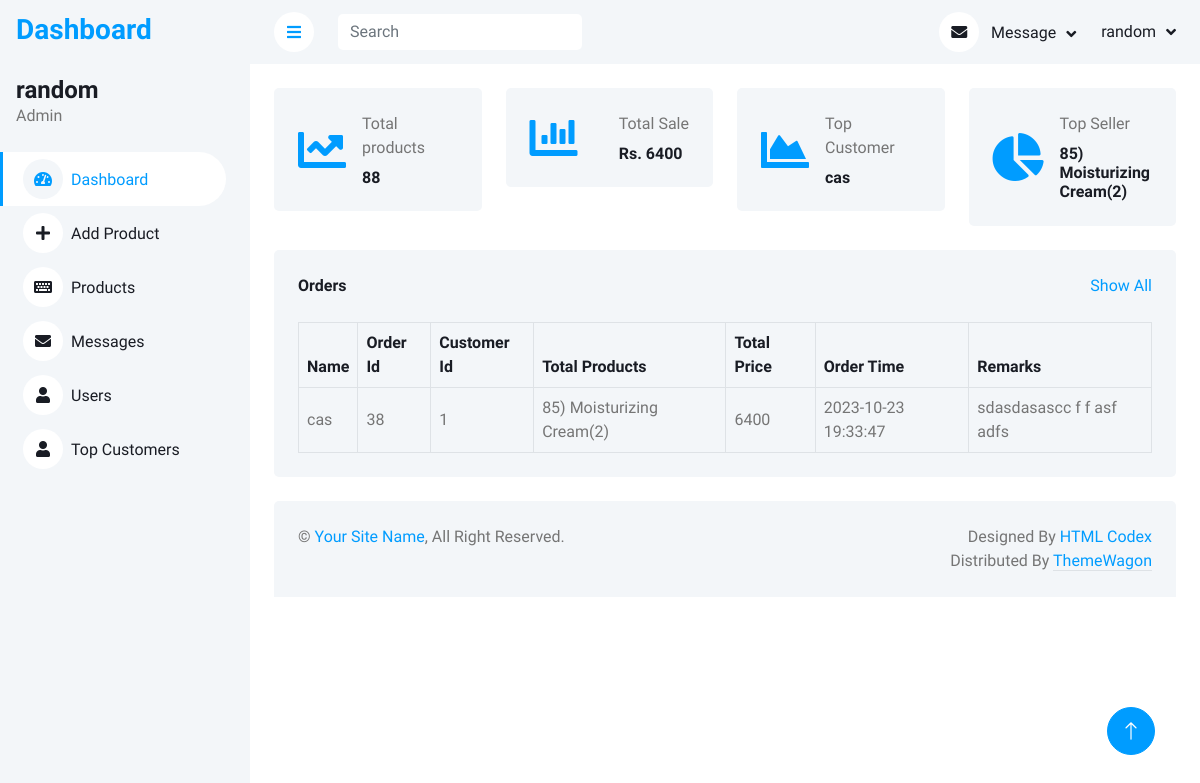
The page /admin-panel/dashborad.php (signed in) on the database as committed earlier.
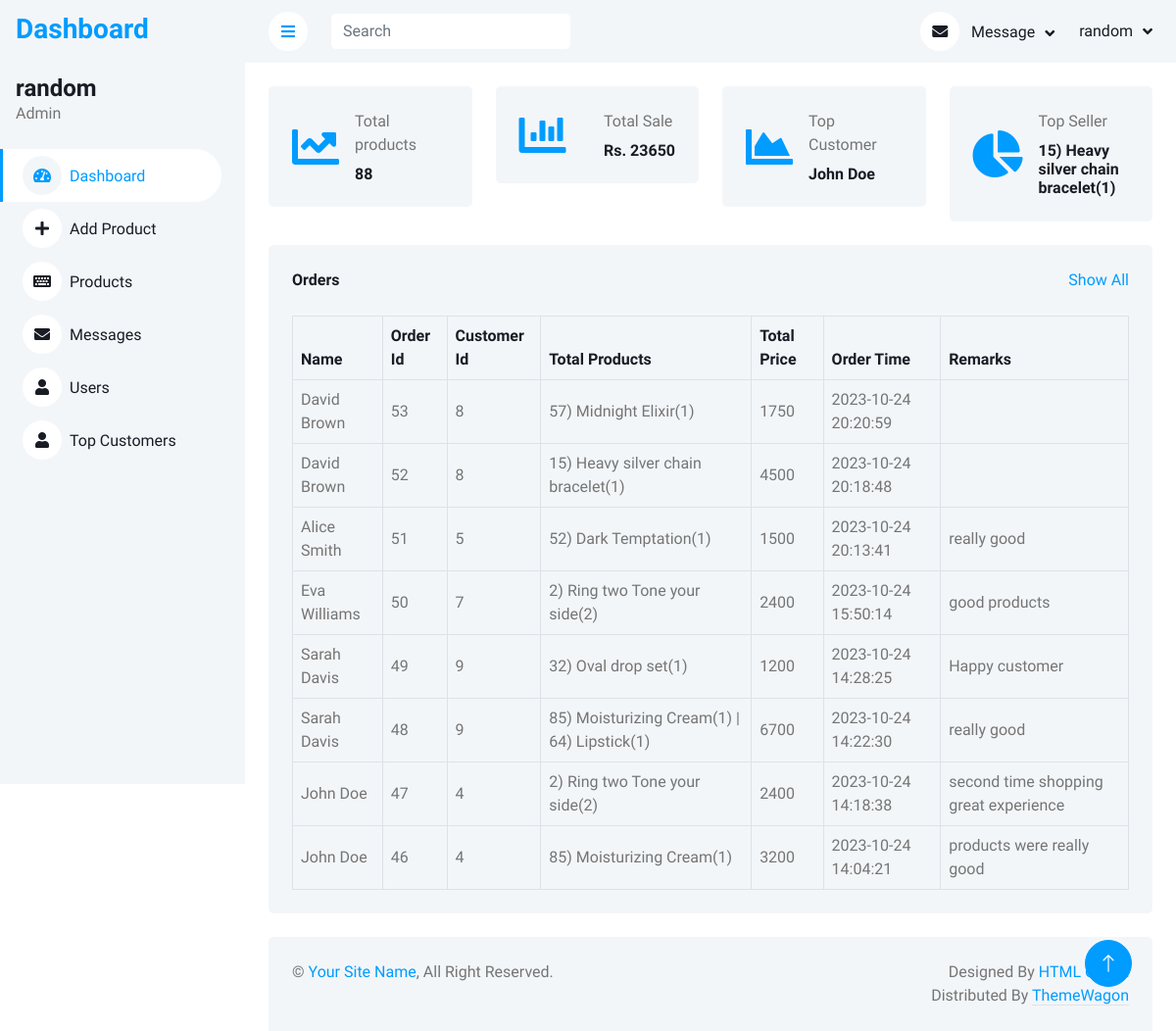
The same page on the database as committed later.
### tables this page shows
CREATE TABLE `orders` (
  `Name` varchar(255) DEFAULT NULL,
  `Address` varchar(255) DEFAULT NULL,
  `Email` varchar(255) DEFAULT NULL,
  `WorkPhoneNo` int(255) DEFAULT NULL,
  `CellNo` int(255) DEFAULT NULL,
  `DateOfBirth` date NOT NULL,
  `Remarks` varchar(255) DEFAULT NULL,
  `orderId` int(11) NOT NULL,
  `ProductId` int(11) DEFAULT NULL,
  `CustomerId` int(11) DEFAULT NULL,
  `TotalProducts` varchar(255) DEFAULT NULL,
  `TotalPrice` int(255) DEFAULT NULL,
  `OrderTime` timestamp NOT NULL DEFAULT current_timestamp()
);

### admin-panel/dashborad.php (the view, shortened to what the changed rows need)
<!DOCTYPE html>
<html lang="en">
<head>
    <link href="https://cdnjs.cloudflare.com/ajax/libs/font-awesome/5.10.0/css/all.min.css" rel="stylesheet">
    <link href="https://cdn.jsdelivr.net/npm/bootstrap-icons@1.4.1/font/bootstrap-icons.css" rel="stylesheet">
    <link href="https://cdn.datatables.net/1.13.6/css/jquery.dataTables.min.css" rel="stylesheet">
    <link href="css/bootstrap.min.css" rel="stylesheet">
    <link href="css/style.css" rel="stylesheet">
</head>
<body>
    <div class="container-xxl position-relative bg-white d-flex p-0">
        <?php include('sidebar.php') ?>
        <div class="content">
            <?php include('navbar.php') ?>
            <div class="container-fluid pt-4 px-4">
                <div class="row g-4">
                    <div class="col-sm-6 col-xl-3">
                        <div class="bg-light rounded d-flex align-items-center justify-content-between p-4">
                            <div class="ms-3">
                                <p class="mb-2">Total Sale</p>
                                <h6 class="mb-0">
                                    Rs.
                                    <?php
                                    $select = "select TotalPrice from orders";
                                    $result = mysqli_query($connection, $select);
                                    $total_sales = 0;
                                    if (mysqli_num_rows($result) > 0) {
                                        while ($data = mysqli_fetch_assoc($result)) {
                                            $total_price = $data['TotalPrice'];
                                            $total_sales += $total_price;
                                        }
                                        echo $total_sales;
                                    } else {
                                        echo "0";
                                    }
                                    ?>
                                </h6>
                            </div>
                        </div>
                    </div>
                    <div class="col-sm-6 col-xl-3">
                        <div class="bg-light rounded d-flex align-items-center justify-content-between p-4">
                            <div class="ms-3">
                                <p class="mb-2">Top Customer</p>
                                <h6 class="mb-0">
                                    <?php
                                    $select = mysqli_query($connection, "SELECT *, COUNT(Name) AS numbers FROM orders GROUP BY Name ORDER BY numbers DESC LIMIT 1");
                                    if (mysqli_num_rows($select) > 0) {
                                        while ($user = mysqli_fetch_assoc($select)) {
                                            $name = $user['Name'];
                                            echo $name;
                                        }
                                    }
                                    ?>
                                </h6>
                            </div>
                        </div>
                    </div>
                    <div class="col-sm-6 col-xl-3">
                        <div class="bg-light rounded d-flex align-items-center justify-content-between p-4">
                            <div class="ms-3">
                                <p class="mb-2">Top Seller</p>
                                <h6 class="mb-0">
                                    <?php
                                    $select = mysqli_query($connection, "SELECT COUNT(TotalProducts), TotalProducts AS number from orders GROUP BY TotalProducts limit 1");
                                    if (mysqli_num_rows($select) > 0) {
                                        while ($user = mysqli_fetch_assoc($select)) {
                                            $product = $user['number'];
                                            echo $product;
                                        }
                                    }
                                    ?>
                                </h6>
                            </div>
                        </div>
                    </div>
                </div>
            </div>
            <div class="container-fluid pt-4 px-4">
                <div class="bg-light text-center rounded p-4">
                    <div class="table-responsive">
                        <table class="table text-start align-middle table-bordered table-hover mb-0 table-responsive" id="orders-tabl">
                            <thead>
                                <tr class="text-dark">
                                    <th scope="col">Name</th>
                                    <th scope="col">Order Id</th>
                                    <th scope="col">Customer Id</th>
                                    <th scope="col">Total Products</th>
                                    <th scope="col">Total Price</th>
                                    <th scope="col">Order Time</th>
                                    <th scope="col">Remarks</th>
                                </tr>
                            </thead>
                            <tbody>
                                <?php
                                $select_order = mysqli_query($connection, "select * from orders order by orderId desc");
                                if (mysqli_num_rows($select_order) > 0) {
                                    while ($data = mysqli_fetch_array($select_order)) {
                                ?>
                                        <tr>
                                            <td><?php echo $data['Name'] ?></td>
                                            <td><?php echo $data['orderId'] ?></td>
                                            <td><?php echo $data['CustomerId'] ?></td>
                                            <td><?php echo $data['TotalProducts'] ?></td>
                                            <td><?php echo $data['TotalPrice'] ?></td>
                                            <td><?php echo $data['OrderTime'] ?></td>
                                            <td><?php echo $data['Remarks'] ?></td>
                                        </tr>
                                <?php
                                    }
                                }
                                ?>
                            </tbody>
                        </table>
                    </div>
                </div>
            </div>
        </div>
    </div>
</body>
</html>

Rows that differ between the two databases and show on the page:
removed orders: Name "cas", orderId "38", CustomerId "1", TotalProducts "85) Moisturizing Cream(2)", TotalPrice "6400", OrderTime "2023-10-23 19:33:47", Remarks "sdasdasascc f f asf adfs"
added orders: Name "John Doe", orderId "46", CustomerId "4", TotalProducts "85) Moisturizing Cream(1)", TotalPrice "3200", OrderTime "2023-10-24 14:04:21", Remarks "products were really good"
added orders: Name "David Brown", orderId "53", CustomerId "8", TotalProducts "57) Midnight Elixir(1)", TotalPrice "1750", OrderTime "2023-10-24 20:20:59", shown under "Orders"
added orders: Name "David Brown", orderId "52", CustomerId "8", TotalProducts "15) Heavy silver chain bracelet(1)", TotalPrice "4500", OrderTime "2023-10-24 20:18:48", shown under "Orders"
added orders: Name "Alice Smith", orderId "51", CustomerId "5", TotalProducts "52) Dark Temptation(1)", TotalPrice "1500", OrderTime "2023-10-24 20:13:41", Remarks "really good", shown under "Orders"
added orders: Name "Eva Williams", orderId "50", CustomerId "7", TotalProducts "2) Ring two Tone your side(2)", TotalPrice "2400", OrderTime "2023-10-24 15:50:14", Remarks "good products", shown under "Orders"
added orders: Name "Sarah Davis", orderId "49", CustomerId "9", TotalProducts "32) Oval drop set(1)", TotalPrice "1200", OrderTime "2023-10-24 14:28:25", Remarks "Happy customer", shown under "Orders"
added orders: Name "Sarah Davis", orderId "48", CustomerId "9", TotalProducts "85) Moisturizing Cream(1) | 64) Lipstick(1)", TotalPrice "6700", OrderTime "2023-10-24 14:22:30", Remarks "really good", shown under "Orders"
added orders: Name "John Doe", orderId "47", CustomerId "4", TotalProducts "2) Ring two Tone your side(2)", TotalPrice "2400", OrderTime "2023-10-24 14:18:38", Remarks "second time shopping great experience", shown under "Orders"
Other text that changed with them:
$total_sales: "6400" → "23650"
new list line: "15) Heavy silver chain bracelet(1)"
list line gone: "85) Moisturizing Cream(2)"
